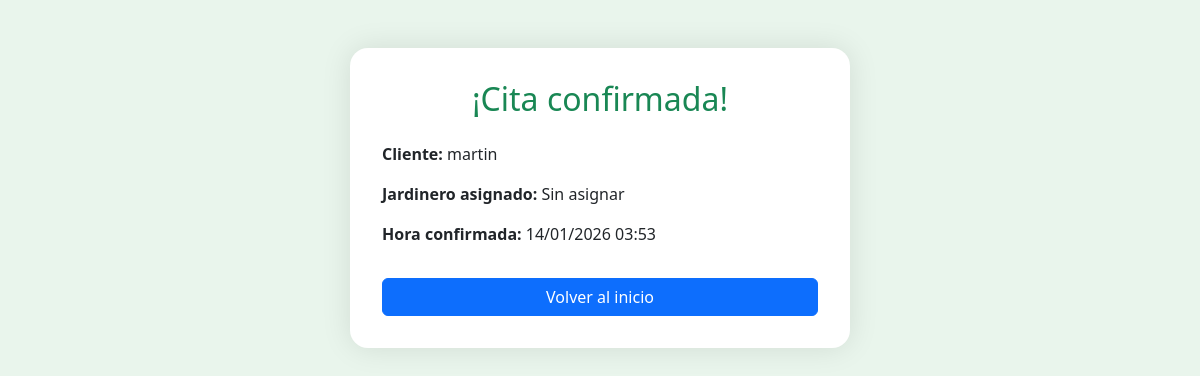
/cita-confirmada/1/, run on the app's committed database.
### visitas/models.py (models this page shows, shortened)
class Solicitud(models.Model):
    cliente_nombre = models.CharField(max_length=100)
    direccion = models.CharField(max_length=200)
    tipo_servicio = models.CharField(max_length=100)
    disponibilidad = models.CharField(max_length=100)
    metros_cuadrados = models.FloatField()
    jardinero = models.ForeignKey(Jardinero, on_delete=models.SET_NULL, null=True, blank=True)
    confirmado = models.BooleanField(default=False)
    hora_confirmada = models.DateTimeField(null=True, blank=True)
    lat = models.FloatField(null=True, blank=True)
    lng = models.FloatField(null=True, blank=True)

### visitas/views.py (the view)
# urls.py: path('cita-confirmada/<int:solicitud_id>/', views.cita_confirmada, name='cita_confirmada'),
def cita_confirmada(request, solicitud_id):
    solicitud = Solicitud.objects.get(id=solicitud_id)
    return render(request, 'visitas/cita_confirmada.html', {'solicitud': solicitud})

### visitas/templates/visitas/cita_confirmada.html (shortened to what this page needs)
<!DOCTYPE html>
<html lang="es">
<head>
    <link href="https://cdn.jsdelivr.net/npm/bootstrap@5.3.2/dist/css/bootstrap.min.css" rel="stylesheet">
</head>
<body style="background-color: #e9f5ec;">
<div class="container mt-5" style="background: #fff; border-radius: 18px; padding: 2rem; max-width: 500px; margin: 4rem auto; box-shadow: 0 0 30px rgba(0,0,0,0.10);">
    <h2 class="mb-4 text-success text-center">¡Cita confirmada!</h2>
    <p><strong>Cliente:</strong> {{ solicitud.cliente_nombre }}</p>
    <p><strong>Jardinero asignado:</strong> {{ solicitud.jardinero|default:'Sin asignar' }}</p>
    <p><strong>Hora confirmada:</strong> {{ solicitud.hora_confirmada|date:'d/m/Y H:i' }}</p>
    <a href="/" class="btn btn-primary w-100 mt-3">Volver al inicio</a>
</div>
</body>
</html>

### data on the page
Solicitud: cliente_nombre "martin", jardinero "Sin asignar", hora_confirmada "14/01/2026 03:53"
